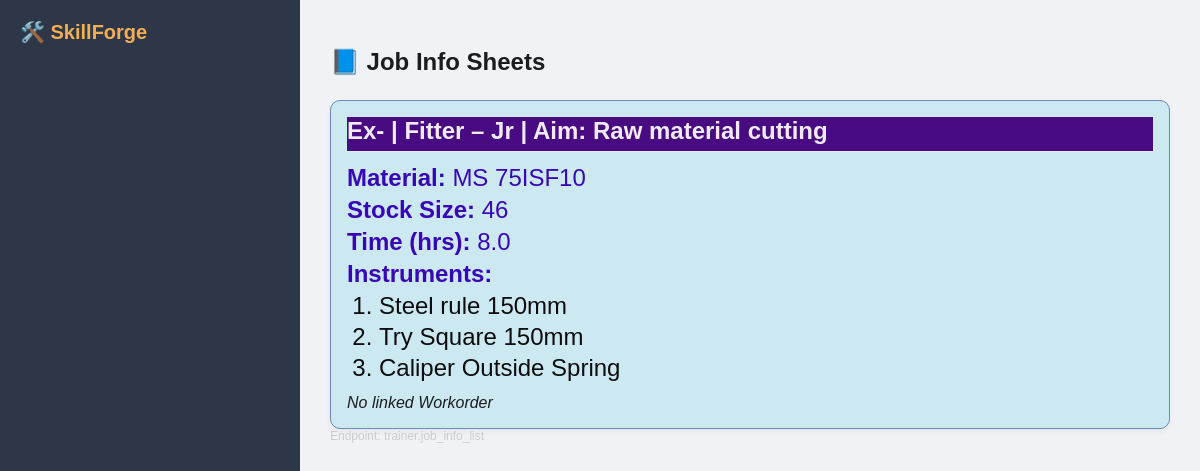
Screenshot of /trainer/job-info-list (signed in) with the database file from the repository.
### models.py (models this page shows)
class JobInfo(db.Model):
    id = db.Column(db.Integer, primary_key=True)
    trade = db.Column(db.String(50), nullable=False)
    year = db.Column(db.String(10))  # Or Enum('Jr', 'Sr') if you want to constrain it
    ex_no = db.Column(db.String(5))  # "Ex-01", "1A", etc.
    aim = db.Column(db.Text, nullable=False)
    material = db.Column(db.String(200))
    stock_size = db.Column(db.String(100))
    time = db.Column(db.Float)
    instruments = db.Column(db.Text)
    tools = db.Column(db.Text)
    devices = db.Column(db.Text)
    equipment = db.Column(db.Text)
    operations = db.Column(db.Text)
    other_items = db.Column(db.Text)
    workorder_id = db.Column(db.Integer, db.ForeignKey('workorder_template.id'))
    workorder = db.relationship("WorkorderTemplate", backref="job_infos")

### trainer/routes.py (the view)
@trainer_bp.route('/job-info-list', methods=['GET'])
@login_required
@trainer_required
def job_info_list():
    unit = TrainerUnit.query.filter_by(trainer_id=current_user.id).first()
    if not unit:
        flash("Trainer unit info not found.", "warning")
        return redirect(url_for("trainer.dashboard"))
    job_infos = JobInfo.query \
        .options(db.joinedload(JobInfo.workorder)) \
        .filter_by(trade=unit.trade, year=unit.year) \
        .all()
    return render_template("trainer/job_info_list.html", job_infos=job_infos)

### app.py (called while the page is built)
@login_manager.user_loader
def load_user(user_id):
    return User.query.get(int(user_id))

### Templates/trainer/job_info_list.html (shortened to what this page needs)
{% extends "base.html" %}
{% block content %}
<h2>📘 Job Info Sheets</h2>
<div class="job-info-gallery">
  {% for job in job_infos %}
  <div class="job-card">
    <div class="job-header">
      <strong>
        Ex-{{ job.workorder.exercise_no if job.workorder else '' }} | {{ job.trade }} – {{ job.year }} | Aim: {{ job.aim }}
      </strong>
    </div>
    <div class="job-body">
      <p><strong>Material:</strong> {{ job.material }}</p>
      <p><strong>Stock Size:</strong> {{ job.stock_size }}</p>
      <p><strong>Time (hrs):</strong> {{ job.time }}</p>
      {% for label, items in {
        "Instruments": job.instruments,
        "Tools": job.tools,
        "Devices": job.devices,
        "Equipment": job.equipment,
        "Operations": job.operations,
        "Others": job.other_items
      }.items() %}
        {% if items.strip() %}
        <p><strong>{{ label }}:</strong></p>
        <ol class="job-item-list">
          {% for item in items.split(',') if item.strip() %}
            <li>{{ item.strip() }}</li>
          {% endfor %}
        </ol>
        {% endif %}
      {% endfor %}
    </div>
    <div class="job-actions">
      {% if job.workorder_id %}
      {% else %}
        <em>No linked Workorder</em>
      {% endif %}
    </div>
  </div>
  {% endfor %}
</div>
{% endblock %}

### static/CSS/style.css (style rules this page uses)
:root { --primary: #2E3236; --secondary: #3286be; --accent: #123769; --bg: #F2F3F5; --text: #1C1C1E; }
* { box-sizing: border-box; margin: 0; padding: 0; }
body { font-family: "Segoe UI", sans-serif; background: var(--bg); color: var(--text); margin: 0; font-family: sans-serif; background-color: #f0f2f5; }
.job-info-gallery { display: grid; grid-template-columns: repeat(auto-fit, minmax(320px, 1fr)); gap: 20px; margin-top: 24px; }
.job-card { background: hsl(193, 55%, 87%); border: 1px solid #6a8bb6; border-radius: 10px; padding: 16px; box-shadow: 0 3px 6px rgba(0,0,0,0.05); transition: transform 0.2s ease; }
.job-header { font-size: 24px; font-weight: 600; color: hwb(60 98% 1% / 0.932); background: lab(16.62% 47.18 -55.97 / 0.952); border-bottom: 1px solid #e2e8f0; margin-bottom: 12px; padding-bottom: 6px; display: flex; justify-content: space-between; align-items: center; }
.job-body p { margin: 4px 0; font-size: 24px; color: #3908b6; }
.job-actions { margin-top: 12px; }
.job-item-list { margin: 0 0 10px 16px; padding-left: 16px; color: #0d0d0e; font-size: 24px; }
.job-item-list li { margin-bottom: 3px; list-style: decimal; }

### Templates/base.html (style rules this page uses)
body { margin: 0; font-family: sans-serif; background-color: #f0f2f5; }

### rows the page displays
JobInfo: trade "Fitter", year "Jr", aim "Raw material cutting", material "MS 75ISF10", stock_size "46", time "8.0", label "Instruments", strip "Steel rule 150mm" "Try Square 150mm" "Caliper Outside Spring", shows "No linked Workorder"

### other values shown
{{ request.endpoint }} "trainer.job_info_list"
